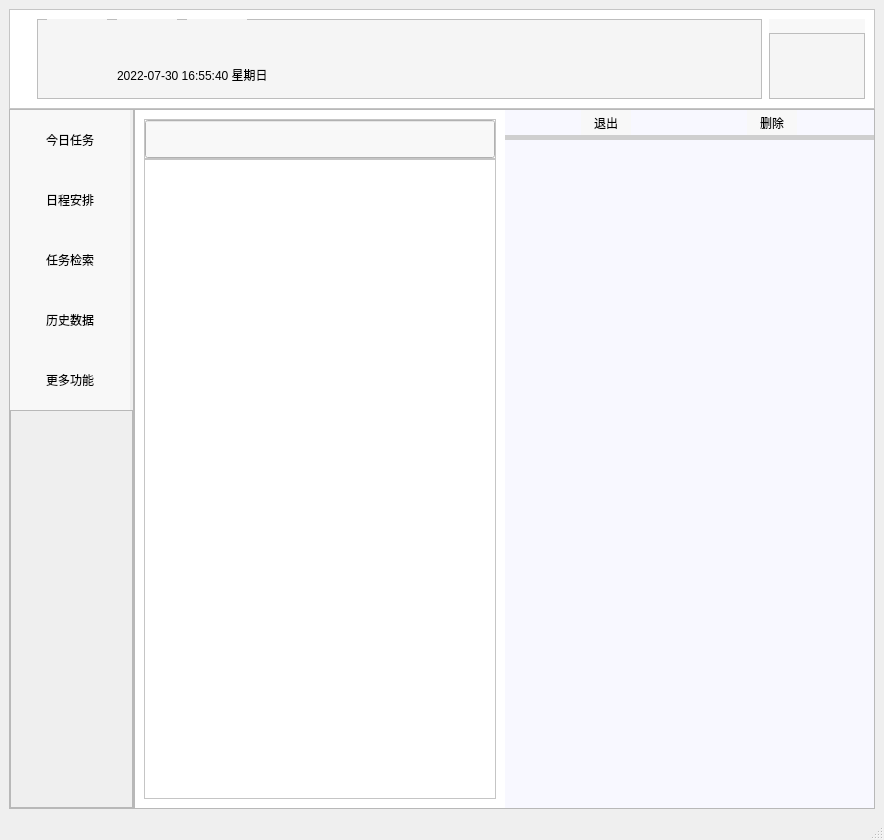
<?xml version="1.0" encoding="UTF-8"?>
<ui version="4.0">
 <class>MainWindow</class>
 <widget class="QMainWindow" name="MainWindow">
  <property name="geometry">
   <rect>
    <x>0</x>
    <y>0</y>
    <width>884</width>
    <height>840</height>
   </rect>
  </property>
  <property name="sizePolicy">
   <sizepolicy hsizetype="Expanding" vsizetype="Expanding">
    <horstretch>0</horstretch>
    <verstretch>0</verstretch>
   </sizepolicy>
  </property>
  <property name="windowTitle">
   <string>MainWindow</string>
  </property>
  <widget class="QWidget" name="centralwidget">
   <layout class="QVBoxLayout" name="verticalLayout_9">
    <item>
     <layout class="QVBoxLayout" name="verticalLayout" stretch="1,7">
      <property name="spacing">
       <number>0</number>
      </property>
      <item>
       <widget class="QFrame" name="frame_3">
        <property name="sizePolicy">
         <sizepolicy hsizetype="Expanding" vsizetype="Expanding">
          <horstretch>0</horstretch>
          <verstretch>0</verstretch>
         </sizepolicy>
        </property>
        <property name="minimumSize">
         <size>
          <width>0</width>
          <height>40</height>
         </size>
        </property>
        <property name="maximumSize">
         <size>
          <width>16777215</width>
          <height>100</height>
         </size>
        </property>
        <property name="autoFillBackground">
         <bool>false</bool>
        </property>
        <property name="styleSheet">
         <string notr="true">background-color: rgb(255, 255, 255);</string>
        </property>
        <property name="frameShape">
         <enum>QFrame::StyledPanel</enum>
        </property>
        <property name="frameShadow">
         <enum>QFrame::Raised</enum>
        </property>
        <layout class="QHBoxLayout" name="horizontalLayout_10">
         <item>
          <layout class="QHBoxLayout" name="horizontalLayout_9" stretch="1,40,0,1">
           <property name="spacing">
            <number>0</number>
           </property>
           <item>
            <widget class="QLabel" name="label_5">
             <property name="sizePolicy">
              <sizepolicy hsizetype="Expanding" vsizetype="Expanding">
               <horstretch>0</horstretch>
               <verstretch>0</verstretch>
              </sizepolicy>
             </property>
             <property name="maximumSize">
              <size>
               <width>100</width>
               <height>100</height>
              </size>
             </property>
             <property name="styleSheet">
              <string notr="true"/>
             </property>
             <property name="text">
              <string/>
             </property>
             <property name="pixmap">
              <pixmap>../res/logo-1.png</pixmap>
             </property>
             <property name="scaledContents">
              <bool>true</bool>
             </property>
            </widget>
           </item>
           <item>
            <widget class="QFrame" name="frame_10">
             <property name="styleSheet">
              <string notr="true">background-color: rgb(245, 245, 245);</string>
             </property>
             <property name="frameShape">
              <enum>QFrame::StyledPanel</enum>
             </property>
             <property name="frameShadow">
              <enum>QFrame::Raised</enum>
             </property>
             <widget class="QLabel" name="label_7">
              <property name="geometry">
               <rect>
                <x>10</x>
                <y>0</y>
                <width>60</width>
                <height>30</height>
               </rect>
              </property>
              <property name="text">
               <string/>
              </property>
              <property name="pixmap">
               <pixmap>../res/13_icon.png</pixmap>
              </property>
              <property name="scaledContents">
               <bool>true</bool>
              </property>
             </widget>
             <widget class="QLabel" name="label_8">
              <property name="geometry">
               <rect>
                <x>80</x>
                <y>0</y>
                <width>60</width>
                <height>30</height>
               </rect>
              </property>
              <property name="text">
               <string/>
              </property>
              <property name="pixmap">
               <pixmap>../res/多云.png</pixmap>
              </property>
              <property name="scaledContents">
               <bool>true</bool>
              </property>
             </widget>
             <widget class="QLabel" name="label_9">
              <property name="geometry">
               <rect>
                <x>150</x>
                <y>0</y>
                <width>60</width>
                <height>30</height>
               </rect>
              </property>
              <property name="text">
               <string/>
              </property>
              <property name="pixmap">
               <pixmap>../res/晴（夜间）.png</pixmap>
              </property>
              <property name="scaledContents">
               <bool>true</bool>
              </property>
             </widget>
             <widget class="QLabel" name="label_10">
              <property name="geometry">
               <rect>
                <x>10</x>
                <y>40</y>
                <width>60</width>
                <height>30</height>
               </rect>
              </property>
              <property name="text">
               <string/>
              </property>
              <property name="pixmap">
               <pixmap>../res/日历-title.png</pixmap>
              </property>
              <property name="scaledContents">
               <bool>true</bool>
              </property>
             </widget>
             <widget class="QLabel" name="label_11">
              <property name="geometry">
               <rect>
                <x>80</x>
                <y>48</y>
                <width>300</width>
                <height>15</height>
               </rect>
              </property>
              <property name="text">
               <string>2022-07-30 16:55:40 星期日</string>
              </property>
             </widget>
            </widget>
           </item>
           <item>
            <widget class="QLabel" name="label_6">
             <property name="enabled">
              <bool>true</bool>
             </property>
             <property name="sizePolicy">
              <sizepolicy hsizetype="Preferred" vsizetype="Preferred">
               <horstretch>0</horstretch>
               <verstretch>0</verstretch>
              </sizepolicy>
             </property>
             <property name="minimumSize">
              <size>
               <width>0</width>
               <height>0</height>
              </size>
             </property>
             <property name="maximumSize">
              <size>
               <width>80</width>
               <height>100</height>
              </size>
             </property>
             <property name="mouseTracking">
              <bool>false</bool>
             </property>
             <property name="toolTipDuration">
              <number>-1</number>
             </property>
             <property name="text">
              <string/>
             </property>
             <property name="pixmap">
              <pixmap>../res/胡歌2.png</pixmap>
             </property>
             <property name="scaledContents">
              <bool>true</bool>
             </property>
            </widget>
           </item>
           <item>
            <layout class="QVBoxLayout" name="verticalLayout_8" stretch="1,5">
             <item>
              <layout class="QHBoxLayout" name="horizontalLayout_8">
               <item>
                <widget class="QPushButton" name="pushButton_6">
                 <property name="sizePolicy">
                  <sizepolicy hsizetype="Expanding" vsizetype="Expanding">
                   <horstretch>0</horstretch>
                   <verstretch>0</verstretch>
                  </sizepolicy>
                 </property>
                 <property name="maximumSize">
                  <size>
                   <width>16777215</width>
                   <height>100</height>
                  </size>
                 </property>
                 <property name="styleSheet">
                  <string notr="true">QPushButton{
	font-family:微软雅黑;
	background-color: rgb(248, 248, 248);
	border: none;
}
QPushButton:hover{
	font-family:微软雅黑;
	background-color: rgb(233, 237, 238);
	border: none;
}
QPushButton:pressed{
	font-family:微软雅黑;
	background-color: rgb(233, 237, 238);
	border: none;
}
</string>
                 </property>
                 <property name="text">
                  <string/>
                 </property>
                 <property name="icon">
                  <iconset>
                   <normaloff>../res/窗口最小化.png</normaloff>../res/窗口最小化.png</iconset>
                 </property>
                </widget>
               </item>
               <item>
                <widget class="QPushButton" name="pushButton_7">
                 <property name="sizePolicy">
                  <sizepolicy hsizetype="Expanding" vsizetype="Expanding">
                   <horstretch>0</horstretch>
                   <verstretch>0</verstretch>
                  </sizepolicy>
                 </property>
                 <property name="styleSheet">
                  <string notr="true">QPushButton{
	font-family:微软雅黑;
	background-color: rgb(248, 248, 248);
	border: none;
}
QPushButton:hover{
	font-family:微软雅黑;
	background-color: rgb(233, 237, 238);
	border: none;
}
QPushButton:pressed{
	font-family:微软雅黑;
	background-color: rgb(233, 237, 238);
	border: none;
}</string>
                 </property>
                 <property name="text">
                  <string/>
                 </property>
                 <property name="icon">
                  <iconset>
                   <normaloff>../res/窗口最大化.png</normaloff>../res/窗口最大化.png</iconset>
                 </property>
                </widget>
               </item>
               <item>
                <widget class="QPushButton" name="pushButton_8">
                 <property name="sizePolicy">
                  <sizepolicy hsizetype="Expanding" vsizetype="Expanding">
                   <horstretch>0</horstretch>
                   <verstretch>0</verstretch>
                  </sizepolicy>
                 </property>
                 <property name="styleSheet">
                  <string notr="true">QPushButton{
	font-family:微软雅黑;
	background-color: rgb(248, 248, 248);
	border: none;
}
QPushButton:hover{
	font-family:微软雅黑;
	background-color: rgb(233, 237, 238);
	border: none;
}
QPushButton:pressed{
	font-family:微软雅黑;
	background-color: rgb(233, 237, 238);
	border: none;
}</string>
                 </property>
                 <property name="text">
                  <string/>
                 </property>
                 <property name="icon">
                  <iconset>
                   <normaloff>../res/退出.png</normaloff>../res/退出.png</iconset>
                 </property>
                </widget>
               </item>
              </layout>
             </item>
             <item>
              <widget class="QFrame" name="frame_11">
               <property name="styleSheet">
                <string notr="true">background-color: rgb(245, 245, 245);</string>
               </property>
               <property name="frameShape">
                <enum>QFrame::StyledPanel</enum>
               </property>
               <property name="frameShadow">
                <enum>QFrame::Raised</enum>
               </property>
              </widget>
             </item>
            </layout>
           </item>
          </layout>
         </item>
        </layout>
       </widget>
      </item>
      <item>
       <layout class="QHBoxLayout" name="horizontalLayout" stretch="0,0">
        <property name="spacing">
         <number>0</number>
        </property>
        <property name="sizeConstraint">
         <enum>QLayout::SetNoConstraint</enum>
        </property>
        <property name="topMargin">
         <number>0</number>
        </property>
        <item>
         <widget class="QFrame" name="frame">
          <property name="sizePolicy">
           <sizepolicy hsizetype="Expanding" vsizetype="Expanding">
            <horstretch>2</horstretch>
            <verstretch>0</verstretch>
           </sizepolicy>
          </property>
          <property name="minimumSize">
           <size>
            <width>100</width>
            <height>0</height>
           </size>
          </property>
          <property name="maximumSize">
           <size>
            <width>125</width>
            <height>16777215</height>
           </size>
          </property>
          <property name="frameShape">
           <enum>QFrame::StyledPanel</enum>
          </property>
          <property name="frameShadow">
           <enum>QFrame::Raised</enum>
          </property>
          <layout class="QHBoxLayout" name="horizontalLayout_3">
           <property name="spacing">
            <number>0</number>
           </property>
           <property name="leftMargin">
            <number>0</number>
           </property>
           <property name="topMargin">
            <number>0</number>
           </property>
           <property name="rightMargin">
            <number>0</number>
           </property>
           <property name="bottomMargin">
            <number>0</number>
           </property>
           <item>
            <layout class="QVBoxLayout" name="verticalLayout_2">
             <property name="spacing">
              <number>0</number>
             </property>
             <item>
              <widget class="QPushButton" name="pushButton">
               <property name="sizePolicy">
                <sizepolicy hsizetype="Preferred" vsizetype="Preferred">
                 <horstretch>0</horstretch>
                 <verstretch>0</verstretch>
                </sizepolicy>
               </property>
               <property name="maximumSize">
                <size>
                 <width>120</width>
                 <height>60</height>
                </size>
               </property>
               <property name="styleSheet">
                <string notr="true">QPushButton{
	font-family:微软雅黑;
	background-color: rgb(248, 248, 248);
	border: none;
}
QPushButton:hover{
	font-family:微软雅黑;
	background-color: rgb(233, 237, 238);
	border: none;
}
QPushButton:pressed{
	font-family:微软雅黑;
	background-color: rgb(233, 237, 238);
	border: none;
}
</string>
               </property>
               <property name="text">
                <string>今日任务</string>
               </property>
               <property name="icon">
                <iconset>
                 <normaloff>../res/sun.png</normaloff>../res/sun.png</iconset>
               </property>
              </widget>
             </item>
             <item>
              <widget class="QPushButton" name="pushButton_2">
               <property name="sizePolicy">
                <sizepolicy hsizetype="Preferred" vsizetype="Preferred">
                 <horstretch>0</horstretch>
                 <verstretch>0</verstretch>
                </sizepolicy>
               </property>
               <property name="maximumSize">
                <size>
                 <width>120</width>
                 <height>60</height>
                </size>
               </property>
               <property name="styleSheet">
                <string notr="true">QPushButton{
	font-family:微软雅黑;
	background-color: rgb(248, 248, 248);
	border: none;
}
QPushButton:hover{
	font-family:微软雅黑;
	background-color: rgb(233, 237, 238);
	border: none;
}
QPushButton:pressed{
	font-family:微软雅黑;
	background-color: rgb(233, 237, 238);
	border: none;
}
</string>
               </property>
               <property name="text">
                <string>日程安排</string>
               </property>
               <property name="icon">
                <iconset>
                 <normaloff>../res/日历.png</normaloff>../res/日历.png</iconset>
               </property>
              </widget>
             </item>
             <item>
              <widget class="QPushButton" name="pushButton_3">
               <property name="sizePolicy">
                <sizepolicy hsizetype="Preferred" vsizetype="Preferred">
                 <horstretch>0</horstretch>
                 <verstretch>0</verstretch>
                </sizepolicy>
               </property>
               <property name="maximumSize">
                <size>
                 <width>120</width>
                 <height>60</height>
                </size>
               </property>
               <property name="styleSheet">
                <string notr="true">QPushButton{
	font-family:微软雅黑;
	background-color: rgb(248, 248, 248);
	border: none;
}
QPushButton:hover{
	font-family:微软雅黑;
	background-color: rgb(233, 237, 238);
	border: none;
}
QPushButton:pressed{
	font-family:微软雅黑;
	background-color: rgb(233, 237, 238);
	border: none;
}
</string>
               </property>
               <property name="text">
                <string>任务检索</string>
               </property>
               <property name="icon">
                <iconset>
                 <normaloff>../res/搜索类目-fill.png</normaloff>../res/搜索类目-fill.png</iconset>
               </property>
              </widget>
             </item>
             <item>
              <widget class="QPushButton" name="pushButton_4">
               <property name="sizePolicy">
                <sizepolicy hsizetype="Preferred" vsizetype="Preferred">
                 <horstretch>0</horstretch>
                 <verstretch>0</verstretch>
                </sizepolicy>
               </property>
               <property name="maximumSize">
                <size>
                 <width>120</width>
                 <height>60</height>
                </size>
               </property>
               <property name="styleSheet">
                <string notr="true">QPushButton{
	font-family:微软雅黑;
	background-color: rgb(248, 248, 248);
	border: none;
}
QPushButton:hover{
	font-family:微软雅黑;
	background-color: rgb(233, 237, 238);
	border: none;
}
QPushButton:pressed{
	font-family:微软雅黑;
	background-color: rgb(233, 237, 238);
	border: none;
}
</string>
               </property>
               <property name="text">
                <string>历史数据</string>
               </property>
               <property name="icon">
                <iconset>
                 <normaloff>../res/历史数据.png</normaloff>../res/历史数据.png</iconset>
               </property>
              </widget>
             </item>
             <item>
              <widget class="QPushButton" name="pushButton_5">
               <property name="sizePolicy">
                <sizepolicy hsizetype="Preferred" vsizetype="Preferred">
                 <horstretch>0</horstretch>
                 <verstretch>0</verstretch>
                </sizepolicy>
               </property>
               <property name="maximumSize">
                <size>
                 <width>120</width>
                 <height>60</height>
                </size>
               </property>
               <property name="styleSheet">
                <string notr="true">QPushButton{
	font-family:微软雅黑;
	background-color: rgb(248, 248, 248);
	border: none;
}
QPushButton:hover{
	font-family:微软雅黑;
	background-color: rgb(233, 237, 238);
	border: none;
}
QPushButton:pressed{
	font-family:微软雅黑;
	background-color: rgb(233, 237, 238);
	border: none;
}
</string>
               </property>
               <property name="text">
                <string>更多功能</string>
               </property>
               <property name="icon">
                <iconset>
                 <normaloff>../res/更多.png</normaloff>../res/更多.png</iconset>
               </property>
              </widget>
             </item>
             <item>
              <widget class="QFrame" name="frame_12">
               <property name="frameShape">
                <enum>QFrame::StyledPanel</enum>
               </property>
               <property name="frameShadow">
                <enum>QFrame::Raised</enum>
               </property>
              </widget>
             </item>
            </layout>
           </item>
          </layout>
         </widget>
        </item>
        <item>
         <widget class="QFrame" name="frame_2">
          <property name="sizePolicy">
           <sizepolicy hsizetype="Expanding" vsizetype="Expanding">
            <horstretch>3</horstretch>
            <verstretch>0</verstretch>
           </sizepolicy>
          </property>
          <property name="frameShape">
           <enum>QFrame::StyledPanel</enum>
          </property>
          <property name="frameShadow">
           <enum>QFrame::Raised</enum>
          </property>
          <layout class="QHBoxLayout" name="horizontalLayout_4" stretch="1,1">
           <property name="spacing">
            <number>0</number>
           </property>
           <property name="sizeConstraint">
            <enum>QLayout::SetNoConstraint</enum>
           </property>
           <property name="leftMargin">
            <number>0</number>
           </property>
           <property name="topMargin">
            <number>0</number>
           </property>
           <property name="rightMargin">
            <number>0</number>
           </property>
           <property name="bottomMargin">
            <number>0</number>
           </property>
           <item>
            <widget class="QStackedWidget" name="stackedWidget">
             <property name="sizePolicy">
              <sizepolicy hsizetype="Expanding" vsizetype="Expanding">
               <horstretch>0</horstretch>
               <verstretch>0</verstretch>
              </sizepolicy>
             </property>
             <property name="styleSheet">
              <string notr="true">background-color:rgb(255, 255, 255)</string>
             </property>
             <property name="lineWidth">
              <number>0</number>
             </property>
             <property name="currentIndex">
              <number>0</number>
             </property>
             <widget class="QWidget" name="page">
              <layout class="QHBoxLayout" name="horizontalLayout_5">
               <item>
                <layout class="QVBoxLayout" name="verticalLayout_3">
                 <property name="spacing">
                  <number>0</number>
                 </property>
                 <property name="sizeConstraint">
                  <enum>QLayout::SetNoConstraint</enum>
                 </property>
                 <property name="bottomMargin">
                  <number>0</number>
                 </property>
                 <item>
                  <widget class="QFrame" name="frame_4">
                   <property name="minimumSize">
                    <size>
                     <width>0</width>
                     <height>40</height>
                    </size>
                   </property>
                   <property name="maximumSize">
                    <size>
                     <width>16777215</width>
                     <height>40</height>
                    </size>
                   </property>
                   <property name="frameShape">
                    <enum>QFrame::StyledPanel</enum>
                   </property>
                   <property name="frameShadow">
                    <enum>QFrame::Raised</enum>
                   </property>
                   <layout class="QHBoxLayout" name="horizontalLayout_6" stretch="6">
                    <property name="spacing">
                     <number>0</number>
                    </property>
                    <property name="leftMargin">
                     <number>0</number>
                    </property>
                    <property name="topMargin">
                     <number>0</number>
                    </property>
                    <property name="rightMargin">
                     <number>0</number>
                    </property>
                    <property name="bottomMargin">
                     <number>0</number>
                    </property>
                    <item>
                     <widget class="QLineEdit" name="lineEdit">
                      <property name="sizePolicy">
                       <sizepolicy hsizetype="Expanding" vsizetype="Expanding">
                        <horstretch>0</horstretch>
                        <verstretch>0</verstretch>
                       </sizepolicy>
                      </property>
                      <property name="toolTip">
                       <string>&lt;html&gt;&lt;head/&gt;&lt;body&gt;&lt;p&gt;&lt;br/&gt;&lt;/p&gt;&lt;/body&gt;&lt;/html&gt;</string>
                      </property>
                      <property name="styleSheet">
                       <string notr="true">background-color: rgb(248, 248, 248);
font-family:微软雅黑</string>
                      </property>
                      <property name="text">
                       <string/>
                      </property>
                     </widget>
                    </item>
                   </layout>
                  </widget>
                 </item>
                 <item>
                  <widget class="QFrame" name="frame_5">
                   <property name="frameShape">
                    <enum>QFrame::StyledPanel</enum>
                   </property>
                   <property name="frameShadow">
                    <enum>QFrame::Raised</enum>
                   </property>
                   <layout class="QHBoxLayout" name="horizontalLayout_7">
                    <property name="spacing">
                     <number>0</number>
                    </property>
                    <property name="leftMargin">
                     <number>0</number>
                    </property>
                    <property name="topMargin">
                     <number>0</number>
                    </property>
                    <property name="rightMargin">
                     <number>0</number>
                    </property>
                    <property name="bottomMargin">
                     <number>0</number>
                    </property>
                    <item>
                     <widget class="QListWidget" name="listWidget">
                      <property name="styleSheet">
                       <string notr="true">border:none</string>
                      </property>
                     </widget>
                    </item>
                   </layout>
                  </widget>
                 </item>
                </layout>
               </item>
              </layout>
             </widget>
             <widget class="QWidget" name="page_5"/>
             <widget class="QWidget" name="page_2">
              <layout class="QGridLayout" name="gridLayout">
               <item row="0" column="1">
                <widget class="QFrame" name="frame_7">
                 <property name="frameShape">
                  <enum>QFrame::StyledPanel</enum>
                 </property>
                 <property name="frameShadow">
                  <enum>QFrame::Raised</enum>
                 </property>
                 <layout class="QVBoxLayout" name="verticalLayout_4">
                  <item>
                   <widget class="QLabel" name="label_2">
                    <property name="text">
                     <string>重要不紧急</string>
                    </property>
                   </widget>
                  </item>
                  <item>
                   <widget class="QListWidget" name="listWidget_3"/>
                  </item>
                 </layout>
                </widget>
               </item>
               <item row="1" column="0">
                <widget class="QFrame" name="frame_8">
                 <property name="frameShape">
                  <enum>QFrame::StyledPanel</enum>
                 </property>
                 <property name="frameShadow">
                  <enum>QFrame::Raised</enum>
                 </property>
                 <layout class="QVBoxLayout" name="verticalLayout_6">
                  <item>
                   <widget class="QLabel" name="label_3">
                    <property name="text">
                     <string>紧急不重要</string>
                    </property>
                   </widget>
                  </item>
                  <item>
                   <widget class="QListWidget" name="listWidget_4"/>
                  </item>
                 </layout>
                </widget>
               </item>
               <item row="1" column="1">
                <widget class="QFrame" name="frame_9">
                 <property name="frameShape">
                  <enum>QFrame::StyledPanel</enum>
                 </property>
                 <property name="frameShadow">
                  <enum>QFrame::Raised</enum>
                 </property>
                 <layout class="QVBoxLayout" name="verticalLayout_7">
                  <item>
                   <widget class="QLabel" name="label_4">
                    <property name="text">
                     <string>不重要不紧急</string>
                    </property>
                   </widget>
                  </item>
                  <item>
                   <widget class="QListWidget" name="listWidget_5"/>
                  </item>
                 </layout>
                </widget>
               </item>
               <item row="0" column="0">
                <widget class="QFrame" name="frame_6">
                 <property name="frameShape">
                  <enum>QFrame::StyledPanel</enum>
                 </property>
                 <property name="frameShadow">
                  <enum>QFrame::Raised</enum>
                 </property>
                 <layout class="QVBoxLayout" name="verticalLayout_5">
                  <item>
                   <widget class="QLabel" name="label">
                    <property name="text">
                     <string>重要紧急</string>
                    </property>
                   </widget>
                  </item>
                  <item>
                   <widget class="QListWidget" name="listWidget_2"/>
                  </item>
                 </layout>
                </widget>
               </item>
              </layout>
             </widget>
             <widget class="QWidget" name="page_4"/>
            </widget>
           </item>
           <item>
            <widget class="QWidget" name="widget" native="true">
             <property name="sizePolicy">
              <sizepolicy hsizetype="Minimum" vsizetype="Minimum">
               <horstretch>0</horstretch>
               <verstretch>0</verstretch>
              </sizepolicy>
             </property>
             <property name="styleSheet">
              <string notr="true">background-color: rgb(248, 248, 255);</string>
             </property>
             <layout class="QVBoxLayout" name="verticalLayout_11" stretch="2">
              <property name="spacing">
               <number>0</number>
              </property>
              <property name="leftMargin">
               <number>0</number>
              </property>
              <property name="topMargin">
               <number>0</number>
              </property>
              <property name="rightMargin">
               <number>0</number>
              </property>
              <property name="bottomMargin">
               <number>0</number>
              </property>
              <item>
               <layout class="QVBoxLayout" name="verticalLayout_10" stretch="2,1,2,8,8,8">
                <property name="spacing">
                 <number>0</number>
                </property>
                <item>
                 <layout class="QHBoxLayout" name="horizontalLayout_2">
                  <property name="spacing">
                   <number>0</number>
                  </property>
                  <item>
                   <widget class="QPushButton" name="pushButton_10">
                    <property name="sizePolicy">
                     <sizepolicy hsizetype="Preferred" vsizetype="Preferred">
                      <horstretch>0</horstretch>
                      <verstretch>0</verstretch>
                     </sizepolicy>
                    </property>
                    <property name="maximumSize">
                     <size>
                      <width>50</width>
                      <height>25</height>
                     </size>
                    </property>
                    <property name="toolTip">
                     <string extracomment="退出"/>
                    </property>
                    <property name="styleSheet">
                     <string notr="true">QPushButton{
	font-family:微软雅黑;
	background-color: rgb(248, 248, 248);
	border: none;
}
QPushButton:hover{
	font-family:微软雅黑;
	background-color: rgb(233, 237, 238);
	border: none;
}
QPushButton:pressed{
	font-family:微软雅黑;
	background-color: rgb(233, 237, 238);
	border: none;
}
</string>
                    </property>
                    <property name="text">
                     <string>退出</string>
                    </property>
                    <property name="icon">
                     <iconset>
                      <normaloff>../res/错误.png</normaloff>../res/错误.png</iconset>
                    </property>
                   </widget>
                  </item>
                  <item>
                   <spacer name="horizontalSpacer">
                    <property name="orientation">
                     <enum>Qt::Horizontal</enum>
                    </property>
                    <property name="sizeType">
                     <enum>QSizePolicy::Preferred</enum>
                    </property>
                    <property name="sizeHint" stdset="0">
                     <size>
                      <width>40</width>
                      <height>20</height>
                     </size>
                    </property>
                   </spacer>
                  </item>
                  <item>
                   <widget class="QPushButton" name="pushButton_11">
                    <property name="sizePolicy">
                     <sizepolicy hsizetype="Preferred" vsizetype="Preferred">
                      <horstretch>0</horstretch>
                      <verstretch>0</verstretch>
                     </sizepolicy>
                    </property>
                    <property name="maximumSize">
                     <size>
                      <width>50</width>
                      <height>25</height>
                     </size>
                    </property>
                    <property name="styleSheet">
                     <string notr="true">QPushButton{
	font-family:微软雅黑;
	background-color: rgb(248, 248, 248);
	border: none;
}
QPushButton:hover{
	font-family:微软雅黑;
	background-color: rgb(233, 237, 238);
	border: none;
}
QPushButton:pressed{
	font-family:微软雅黑;
	background-color: rgb(233, 237, 238);
	border: none;
}
</string>
                    </property>
                    <property name="text">
                     <string>删除</string>
                    </property>
                    <property name="icon">
                     <iconset>
                      <normaloff>../res/删除.png</normaloff>../res/删除.png</iconset>
                    </property>
                   </widget>
                  </item>
                 </layout>
                </item>
                <item>
                 <widget class="QLabel" name="label_12">
                  <property name="sizePolicy">
                   <sizepolicy hsizetype="Preferred" vsizetype="Preferred">
                    <horstretch>0</horstretch>
                    <verstretch>0</verstretch>
                   </sizepolicy>
                  </property>
                  <property name="maximumSize">
                   <size>
                    <width>16777215</width>
                    <height>5</height>
                   </size>
                  </property>
                  <property name="styleSheet">
                   <string notr="true">background-color: rgb(207, 207, 207);</string>
                  </property>
                  <property name="text">
                   <string/>
                  </property>
                 </widget>
                </item>
                <item>
                 <widget class="QLineEdit" name="lineEdit_2">
                  <property name="sizePolicy">
                   <sizepolicy hsizetype="Expanding" vsizetype="Preferred">
                    <horstretch>0</horstretch>
                    <verstretch>0</verstretch>
                   </sizepolicy>
                  </property>
                  <property name="styleSheet">
                   <string notr="true">border: none;</string>
                  </property>
                 </widget>
                </item>
                <item>
                 <widget class="QTextEdit" name="textEdit_2">
                  <property name="sizePolicy">
                   <sizepolicy hsizetype="Preferred" vsizetype="Preferred">
                    <horstretch>0</horstretch>
                    <verstretch>0</verstretch>
                   </sizepolicy>
                  </property>
                  <property name="styleSheet">
                   <string notr="true">border: none;</string>
                  </property>
                 </widget>
                </item>
                <item>
                 <widget class="QTextEdit" name="textEdit_3">
                  <property name="sizePolicy">
                   <sizepolicy hsizetype="Preferred" vsizetype="Preferred">
                    <horstretch>0</horstretch>
                    <verstretch>0</verstretch>
                   </sizepolicy>
                  </property>
                  <property name="styleSheet">
                   <string notr="true">border: none;</string>
                  </property>
                 </widget>
                </item>
                <item>
                 <widget class="QTextEdit" name="textEdit_4">
                  <property name="sizePolicy">
                   <sizepolicy hsizetype="Preferred" vsizetype="Preferred">
                    <horstretch>0</horstretch>
                    <verstretch>0</verstretch>
                   </sizepolicy>
                  </property>
                  <property name="styleSheet">
                   <string notr="true">border: none;</string>
                  </property>
                 </widget>
                </item>
               </layout>
              </item>
             </layout>
            </widget>
           </item>
          </layout>
         </widget>
        </item>
       </layout>
      </item>
     </layout>
    </item>
   </layout>
  </widget>
  <widget class="QMenuBar" name="menubar">
   <property name="geometry">
    <rect>
     <x>0</x>
     <y>0</y>
     <width>884</width>
     <height>26</height>
    </rect>
   </property>
  </widget>
  <widget class="QStatusBar" name="statusbar"/>
 </widget>
 <tabstops>
  <tabstop>pushButton</tabstop>
  <tabstop>pushButton_2</tabstop>
  <tabstop>pushButton_3</tabstop>
  <tabstop>pushButton_4</tabstop>
  <tabstop>pushButton_5</tabstop>
  <tabstop>pushButton</tabstop>
  <tabstop>lineEdit</tabstop>
  <tabstop>listWidget</tabstop>
  <tabstop>pushButton_6</tabstop>
  <tabstop>pushButton_7</tabstop>
  <tabstop>pushButton_8</tabstop>
  <tabstop>listWidget_5</tabstop>
  <tabstop>listWidget_2</tabstop>
  <tabstop>listWidget_4</tabstop>
  <tabstop>listWidget_3</tabstop>
 </tabstops>
 <resources>
  <include location="../res/new.qrc"/>
 </resources>
 <connections>
  <connection>
   <sender>pushButton_8</sender>
   <signal>clicked()</signal>
   <receiver>MainWindow</receiver>
   <slot>close()</slot>
   <hints>
    <hint type="sourcelabel">
     <x>942</x>
     <y>56</y>
    </hint>
    <hint type="destinationlabel">
     <x>826</x>
     <y>-9</y>
    </hint>
   </hints>
  </connection>
  <connection>
   <sender>pushButton_6</sender>
   <signal>clicked()</signal>
   <receiver>MainWindow</receiver>
   <slot>showMinimized()</slot>
   <hints>
    <hint type="sourcelabel">
     <x>886</x>
     <y>53</y>
    </hint>
    <hint type="destinationlabel">
     <x>729</x>
     <y>-17</y>
    </hint>
   </hints>
  </connection>
  <connection>
   <sender>pushButton_7</sender>
   <signal>clicked()</signal>
   <receiver>MainWindow</receiver>
   <slot>showMaximized()</slot>
   <hints>
    <hint type="sourcelabel">
     <x>919</x>
     <y>53</y>
    </hint>
    <hint type="destinationlabel">
     <x>607</x>
     <y>-4</y>
    </hint>
   </hints>
  </connection>
 </connections>
</ui>
